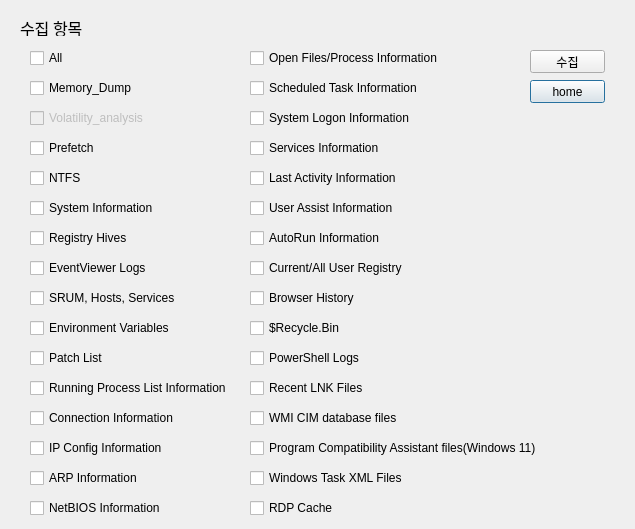
<?xml version="1.0" encoding="UTF-8"?>
<ui version="4.0">
 <class>dialog</class>
 <widget class="QDialog" name="dialog">
  <property name="enabled">
   <bool>true</bool>
  </property>
  <property name="geometry">
   <rect>
    <x>0</x>
    <y>0</y>
    <width>635</width>
    <height>529</height>
   </rect>
  </property>
  <property name="windowTitle">
   <string>Collect Options</string>
  </property>
  <widget class="QLabel" name="collectTitle">
   <property name="geometry">
    <rect>
     <x>20</x>
     <y>20</y>
     <width>151</width>
     <height>16</height>
    </rect>
   </property>
   <property name="font">
    <font>
     <family>Hancom Gothic</family>
     <pointsize>12</pointsize>
     <weight>50</weight>
     <bold>false</bold>
    </font>
   </property>
   <property name="text">
    <string>수집 항목</string>
   </property>
  </widget>
  <widget class="QPushButton" name="homeButton">
   <property name="geometry">
    <rect>
     <x>530</x>
     <y>80</y>
     <width>75</width>
     <height>23</height>
    </rect>
   </property>
   <property name="text">
    <string>home</string>
   </property>
  </widget>
  <widget class="QPushButton" name="okButton">
   <property name="geometry">
    <rect>
     <x>530</x>
     <y>50</y>
     <width>75</width>
     <height>23</height>
    </rect>
   </property>
   <property name="text">
    <string>수집</string>
   </property>
  </widget>
  <widget class="QCheckBox" name="memdumpCheck">
   <property name="geometry">
    <rect>
     <x>30</x>
     <y>80</y>
     <width>111</width>
     <height>16</height>
    </rect>
   </property>
   <property name="text">
    <string>Memory_Dump</string>
   </property>
  </widget>
  <widget class="QCheckBox" name="volCheck">
   <property name="enabled">
    <bool>false</bool>
   </property>
   <property name="geometry">
    <rect>
     <x>30</x>
     <y>110</y>
     <width>121</width>
     <height>16</height>
    </rect>
   </property>
   <property name="text">
    <string>Volatility_analysis</string>
   </property>
   <property name="checkable">
    <bool>true</bool>
   </property>
  </widget>
  <widget class="QCheckBox" name="pfCheck">
   <property name="geometry">
    <rect>
     <x>30</x>
     <y>140</y>
     <width>121</width>
     <height>16</height>
    </rect>
   </property>
   <property name="text">
    <string>Prefetch</string>
   </property>
  </widget>
  <widget class="QCheckBox" name="ntfsCheck">
   <property name="geometry">
    <rect>
     <x>30</x>
     <y>170</y>
     <width>121</width>
     <height>16</height>
    </rect>
   </property>
   <property name="text">
    <string>NTFS</string>
   </property>
  </widget>
  <widget class="QCheckBox" name="sysinfoCheck">
   <property name="geometry">
    <rect>
     <x>30</x>
     <y>200</y>
     <width>131</width>
     <height>16</height>
    </rect>
   </property>
   <property name="text">
    <string>System Information</string>
   </property>
  </widget>
  <widget class="QCheckBox" name="regCheck">
   <property name="geometry">
    <rect>
     <x>30</x>
     <y>230</y>
     <width>131</width>
     <height>16</height>
    </rect>
   </property>
   <property name="text">
    <string>Registry Hives</string>
   </property>
  </widget>
  <widget class="QCheckBox" name="evtCheck">
   <property name="geometry">
    <rect>
     <x>30</x>
     <y>260</y>
     <width>131</width>
     <height>16</height>
    </rect>
   </property>
   <property name="text">
    <string>EventViewer Logs</string>
   </property>
  </widget>
  <widget class="QCheckBox" name="srumCheck">
   <property name="geometry">
    <rect>
     <x>30</x>
     <y>290</y>
     <width>151</width>
     <height>16</height>
    </rect>
   </property>
   <property name="text">
    <string>SRUM, Hosts, Services</string>
   </property>
  </widget>
  <widget class="QCheckBox" name="envCheck">
   <property name="geometry">
    <rect>
     <x>30</x>
     <y>320</y>
     <width>151</width>
     <height>16</height>
    </rect>
   </property>
   <property name="text">
    <string>Environment Variables</string>
   </property>
  </widget>
  <widget class="QCheckBox" name="patchCheck">
   <property name="geometry">
    <rect>
     <x>30</x>
     <y>350</y>
     <width>151</width>
     <height>16</height>
    </rect>
   </property>
   <property name="text">
    <string>Patch List</string>
   </property>
  </widget>
  <widget class="QCheckBox" name="rprocCheck">
   <property name="geometry">
    <rect>
     <x>30</x>
     <y>380</y>
     <width>211</width>
     <height>16</height>
    </rect>
   </property>
   <property name="text">
    <string>Running Process List Information</string>
   </property>
  </widget>
  <widget class="QCheckBox" name="conninfoCheck">
   <property name="geometry">
    <rect>
     <x>30</x>
     <y>410</y>
     <width>191</width>
     <height>16</height>
    </rect>
   </property>
   <property name="text">
    <string>Connection Information</string>
   </property>
  </widget>
  <widget class="QCheckBox" name="ipconfigCheck">
   <property name="geometry">
    <rect>
     <x>30</x>
     <y>440</y>
     <width>191</width>
     <height>16</height>
    </rect>
   </property>
   <property name="text">
    <string>IP Config Information</string>
   </property>
  </widget>
  <widget class="QCheckBox" name="arpCheck">
   <property name="geometry">
    <rect>
     <x>30</x>
     <y>470</y>
     <width>191</width>
     <height>16</height>
    </rect>
   </property>
   <property name="text">
    <string>ARP Information</string>
   </property>
  </widget>
  <widget class="QCheckBox" name="netbiosCheck">
   <property name="geometry">
    <rect>
     <x>30</x>
     <y>500</y>
     <width>191</width>
     <height>16</height>
    </rect>
   </property>
   <property name="text">
    <string>NetBIOS Information</string>
   </property>
  </widget>
  <widget class="QCheckBox" name="openfpCheck">
   <property name="geometry">
    <rect>
     <x>250</x>
     <y>50</y>
     <width>211</width>
     <height>16</height>
    </rect>
   </property>
   <property name="text">
    <string>Open Files/Process Information</string>
   </property>
  </widget>
  <widget class="QCheckBox" name="schtaskCheck">
   <property name="geometry">
    <rect>
     <x>250</x>
     <y>80</y>
     <width>211</width>
     <height>16</height>
    </rect>
   </property>
   <property name="text">
    <string>Scheduled Task Information</string>
   </property>
  </widget>
  <widget class="QCheckBox" name="syslogonCheck">
   <property name="geometry">
    <rect>
     <x>250</x>
     <y>110</y>
     <width>211</width>
     <height>16</height>
    </rect>
   </property>
   <property name="text">
    <string>System Logon Information</string>
   </property>
  </widget>
  <widget class="QCheckBox" name="servCheck">
   <property name="geometry">
    <rect>
     <x>250</x>
     <y>140</y>
     <width>211</width>
     <height>16</height>
    </rect>
   </property>
   <property name="text">
    <string>Services Information</string>
   </property>
  </widget>
  <widget class="QCheckBox" name="lastactCheck">
   <property name="geometry">
    <rect>
     <x>250</x>
     <y>170</y>
     <width>211</width>
     <height>16</height>
    </rect>
   </property>
   <property name="text">
    <string>Last Activity Information</string>
   </property>
  </widget>
  <widget class="QCheckBox" name="usrassistCheck">
   <property name="geometry">
    <rect>
     <x>250</x>
     <y>200</y>
     <width>211</width>
     <height>16</height>
    </rect>
   </property>
   <property name="text">
    <string>User Assist Information</string>
   </property>
  </widget>
  <widget class="QCheckBox" name="autorunCheck">
   <property name="geometry">
    <rect>
     <x>250</x>
     <y>230</y>
     <width>211</width>
     <height>16</height>
    </rect>
   </property>
   <property name="text">
    <string>AutoRun Information</string>
   </property>
  </widget>
  <widget class="QCheckBox" name="usrregCheck">
   <property name="geometry">
    <rect>
     <x>250</x>
     <y>260</y>
     <width>211</width>
     <height>16</height>
    </rect>
   </property>
   <property name="text">
    <string>Current/All User Registry</string>
   </property>
  </widget>
  <widget class="QCheckBox" name="brwhistCheck">
   <property name="geometry">
    <rect>
     <x>250</x>
     <y>290</y>
     <width>211</width>
     <height>16</height>
    </rect>
   </property>
   <property name="text">
    <string>Browser History</string>
   </property>
  </widget>
  <widget class="QCheckBox" name="recycleCheck">
   <property name="geometry">
    <rect>
     <x>250</x>
     <y>320</y>
     <width>211</width>
     <height>16</height>
    </rect>
   </property>
   <property name="text">
    <string>$Recycle.Bin</string>
   </property>
  </widget>
  <widget class="QCheckBox" name="pwshCheck">
   <property name="geometry">
    <rect>
     <x>250</x>
     <y>350</y>
     <width>211</width>
     <height>16</height>
    </rect>
   </property>
   <property name="text">
    <string>PowerShell Logs</string>
   </property>
  </widget>
  <widget class="QCheckBox" name="lnkfCheck">
   <property name="geometry">
    <rect>
     <x>250</x>
     <y>380</y>
     <width>211</width>
     <height>16</height>
    </rect>
   </property>
   <property name="text">
    <string>Recent LNK Files</string>
   </property>
  </widget>
  <widget class="QCheckBox" name="wmiCheck">
   <property name="geometry">
    <rect>
     <x>250</x>
     <y>410</y>
     <width>211</width>
     <height>16</height>
    </rect>
   </property>
   <property name="text">
    <string>WMI CIM database files</string>
   </property>
  </widget>
  <widget class="QCheckBox" name="pcaCheck">
   <property name="geometry">
    <rect>
     <x>250</x>
     <y>440</y>
     <width>311</width>
     <height>16</height>
    </rect>
   </property>
   <property name="text">
    <string>Program Compatibility Assistant files(Windows 11)</string>
   </property>
  </widget>
  <widget class="QCheckBox" name="xmlCheck">
   <property name="geometry">
    <rect>
     <x>250</x>
     <y>470</y>
     <width>181</width>
     <height>16</height>
    </rect>
   </property>
   <property name="text">
    <string>Windows Task XML Files</string>
   </property>
  </widget>
  <widget class="QCheckBox" name="bmcCheck">
   <property name="geometry">
    <rect>
     <x>250</x>
     <y>500</y>
     <width>181</width>
     <height>16</height>
    </rect>
   </property>
   <property name="text">
    <string>RDP Cache</string>
   </property>
  </widget>
  <widget class="QCheckBox" name="allCheck">
   <property name="geometry">
    <rect>
     <x>30</x>
     <y>50</y>
     <width>111</width>
     <height>16</height>
    </rect>
   </property>
   <property name="text">
    <string>All</string>
   </property>
  </widget>
 </widget>
 <resources/>
 <connections/>
</ui>
